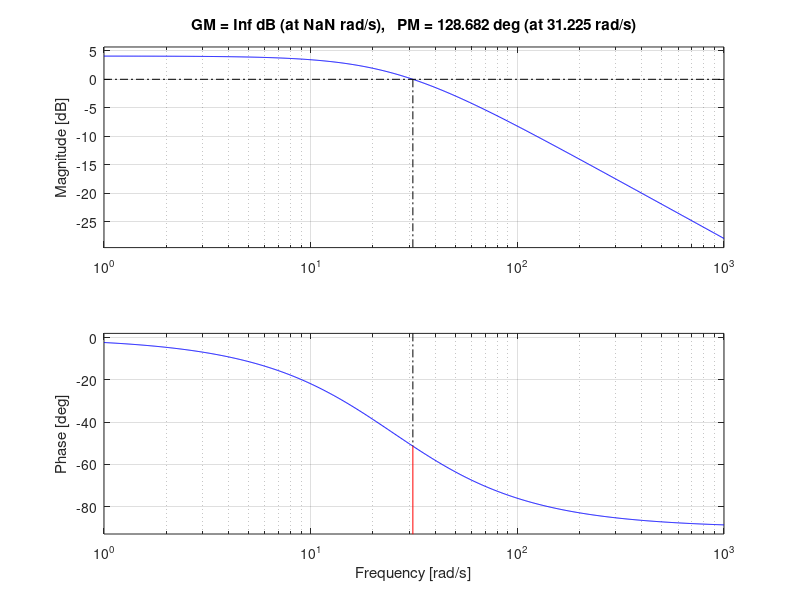

The MATLAB source for this figure:
clc; close all; clear all;

num =[0 2];
dem = [1 25] ;

tr = 20*tf(num, dem)


% %%% feedback lead control
% num1 = [1 20];
% dem2 = [1 200];
% gs = 10*tf(num1,dem2)
% tr = tr*gs


figure(1)
subplot(2,1,1)
margin(tr)
grid on;
% subplot(2,1,2)
% nyquist(tr,'r')
% grid on;